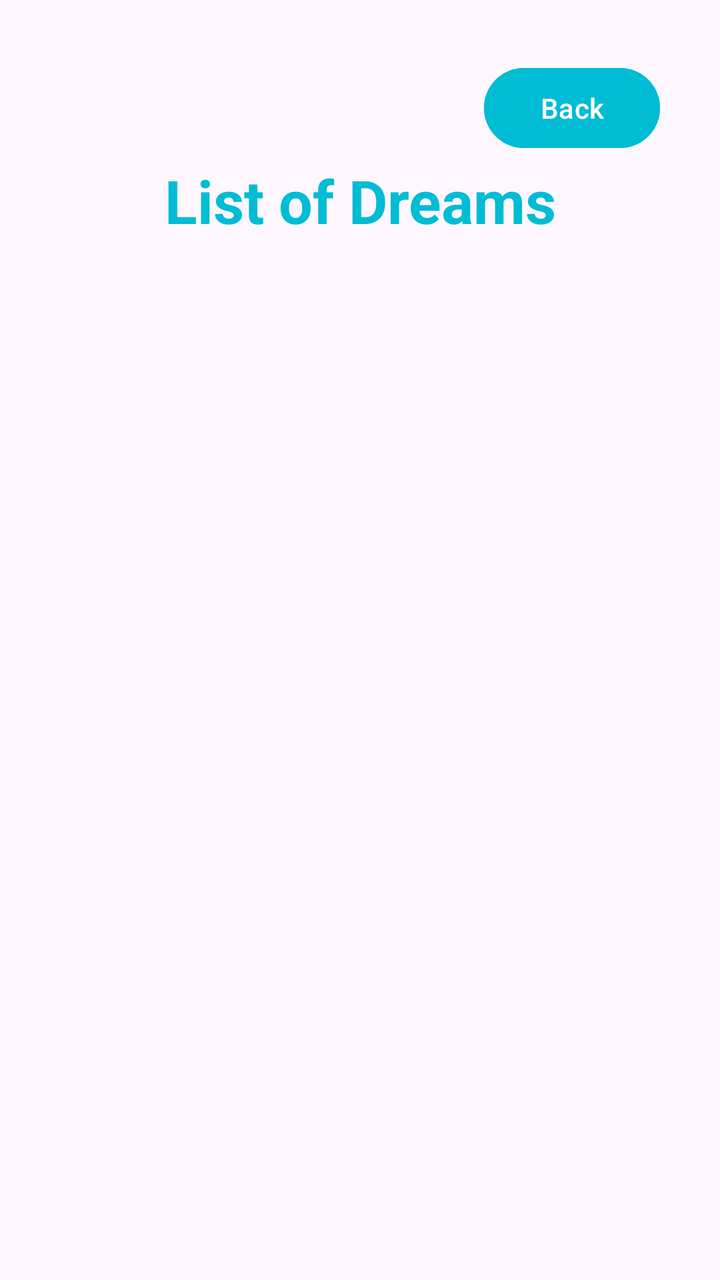
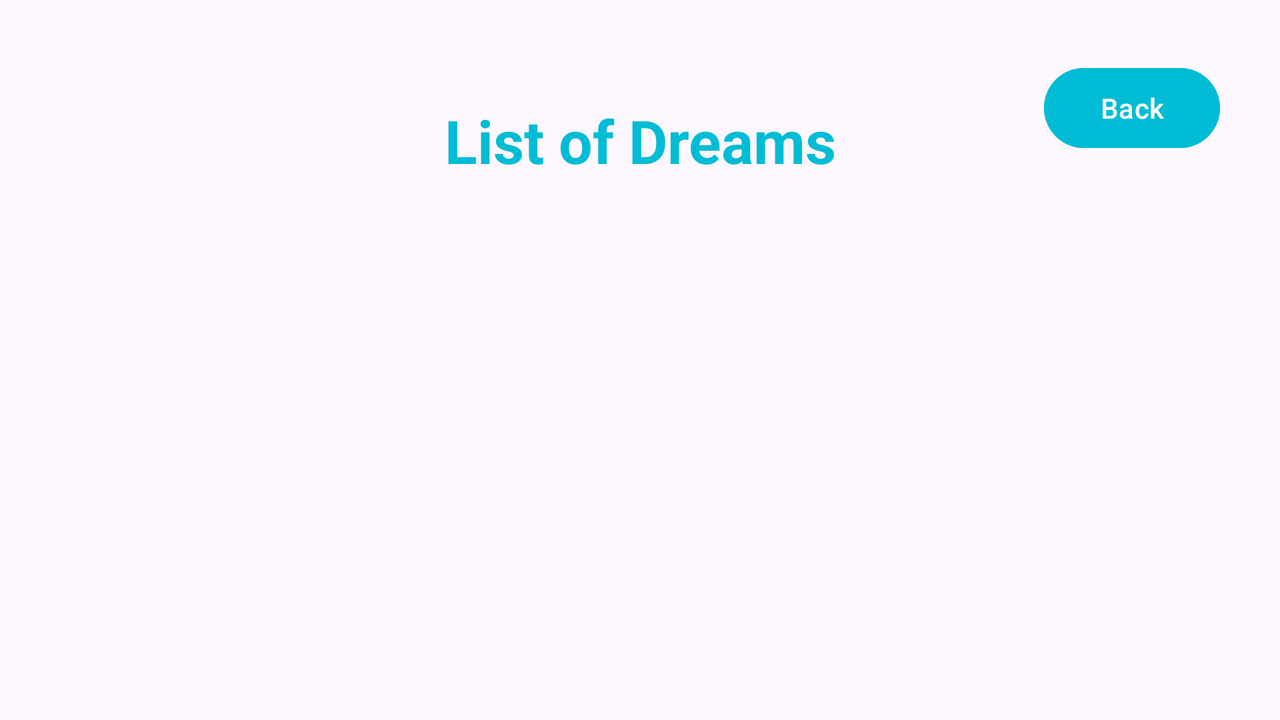

Compare how this app lays out the same screen by default and in its alternative resource folder. The renders come first, then the two layout files and the values they reference.
<!-- AndroidManifest.xml: application theme Theme.DreamBoard -->
<!-- res/layout/activity_dreams.xml -->
<?xml version="1.0" encoding="utf-8"?>
<androidx.constraintlayout.widget.ConstraintLayout xmlns:android="http://schemas.android.com/apk/res/android"
    xmlns:app="http://schemas.android.com/apk/res-auto"
    xmlns:tools="http://schemas.android.com/tools"
    android:id="@+id/main"
    android:layout_width="match_parent"
    android:layout_height="match_parent"
    tools:context=".ui.DreamsActivity"
    android:padding="30dp">

    <TextView
        android:id="@+id/textView4"
        android:layout_width="wrap_content"
        android:layout_height="wrap_content"
        android:gravity="center"
        android:paddingTop="50dp"
        android:paddingBottom="20dp"
        android:text="List of Dreams"
        android:textSize="30sp"
        android:textColor="@color/aquamarine"
        android:textStyle="bold"
        app:layout_constraintEnd_toEndOf="parent"
        app:layout_constraintStart_toStartOf="parent"
        app:layout_constraintTop_toTopOf="parent" />

    <androidx.recyclerview.widget.RecyclerView
        android:id="@+id/recyclerDreams"
        android:layout_width="0dp"
        android:layout_height="0dp"
        app:layout_constraintBottom_toBottomOf="parent"
        app:layout_constraintEnd_toEndOf="parent"
        app:layout_constraintStart_toStartOf="parent"
        app:layout_constraintTop_toBottomOf="@+id/textView4" />

    <Button
        android:id="@+id/backBt"
        android:layout_width="wrap_content"
        android:layout_height="wrap_content"
        android:backgroundTint="@color/aquamarine"
        android:text="Back"
        app:layout_constraintEnd_toEndOf="parent"
        app:layout_constraintTop_toTopOf="parent" />

</androidx.constraintlayout.widget.ConstraintLayout>
<!-- resources referenced by this layout -->
<resources>
  <color name="aquamarine">#00BCD4</color>
  <style name="Theme.DreamBoard" parent="Base.Theme.DreamBoard" />
  <style name="Base.Theme.DreamBoard" parent="Theme.Material3.DayNight.NoActionBar">
          
          
      </style>
</resources>
<!-- res/layout-land/activity_dreams.xml (the repository's variant of the layout above) -->
<!-- drawn on the phone turned sideways -->
<?xml version="1.0" encoding="utf-8"?>
<androidx.constraintlayout.widget.ConstraintLayout xmlns:android="http://schemas.android.com/apk/res/android"
    xmlns:app="http://schemas.android.com/apk/res-auto"
    xmlns:tools="http://schemas.android.com/tools"
    android:id="@+id/main"
    android:layout_width="match_parent"
    android:layout_height="match_parent"
    tools:context=".ui.DreamsActivity"
    android:padding="30dp">

    <TextView
        android:id="@+id/textView4"
        android:layout_width="wrap_content"
        android:layout_height="wrap_content"
        android:gravity="center"
        android:padding="20dp"
        android:text="List of Dreams"
        android:textSize="30sp"
        android:textColor="@color/aquamarine"
        android:textStyle="bold"
        app:layout_constraintEnd_toEndOf="parent"
        app:layout_constraintStart_toStartOf="parent"
        app:layout_constraintTop_toTopOf="parent" />

    <androidx.recyclerview.widget.RecyclerView
        android:id="@+id/recyclerDreams"
        android:layout_width="0dp"
        android:layout_height="0dp"
        app:layout_constraintBottom_toBottomOf="parent"
        app:layout_constraintEnd_toEndOf="parent"
        app:layout_constraintStart_toStartOf="parent"
        app:layout_constraintTop_toBottomOf="@+id/textView4" />

    <Button
        android:id="@+id/backBt"
        android:layout_width="wrap_content"
        android:layout_height="wrap_content"
        android:backgroundTint="@color/aquamarine"
        android:text="Back"
        app:layout_constraintEnd_toEndOf="@+id/recyclerDreams"
        app:layout_constraintTop_toTopOf="@+id/textView4" />


</androidx.constraintlayout.widget.ConstraintLayout>
